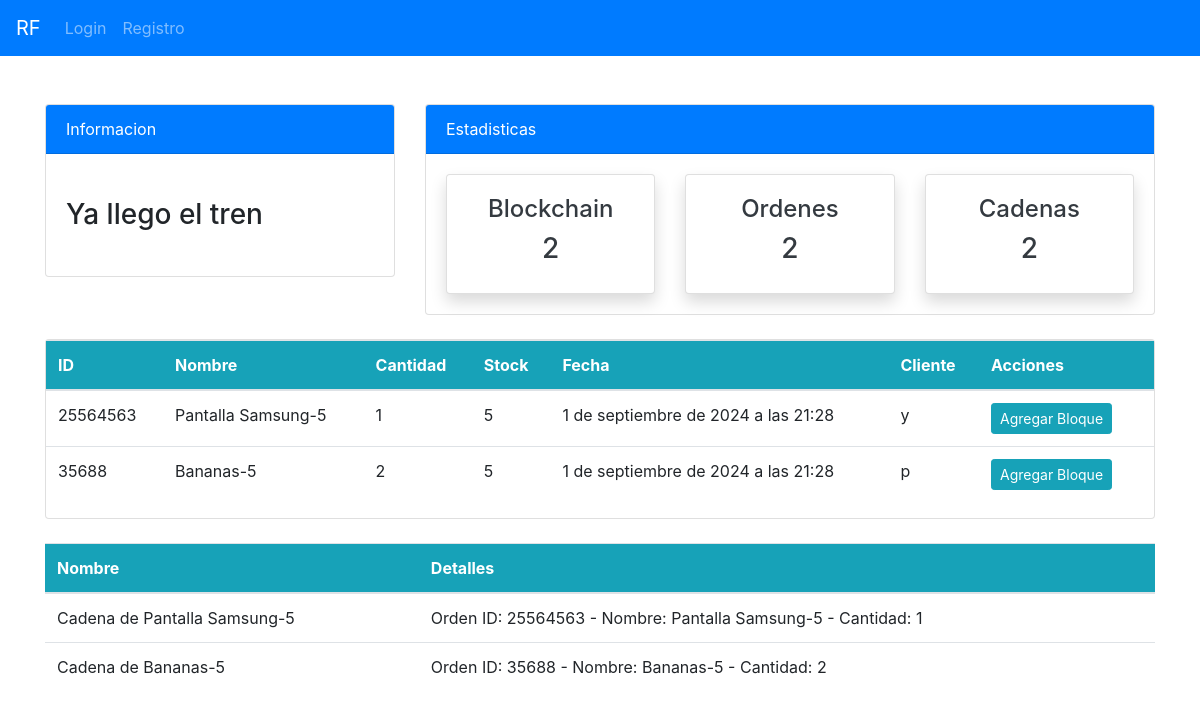
Before: /blockchain/bloques/ with the older database file.
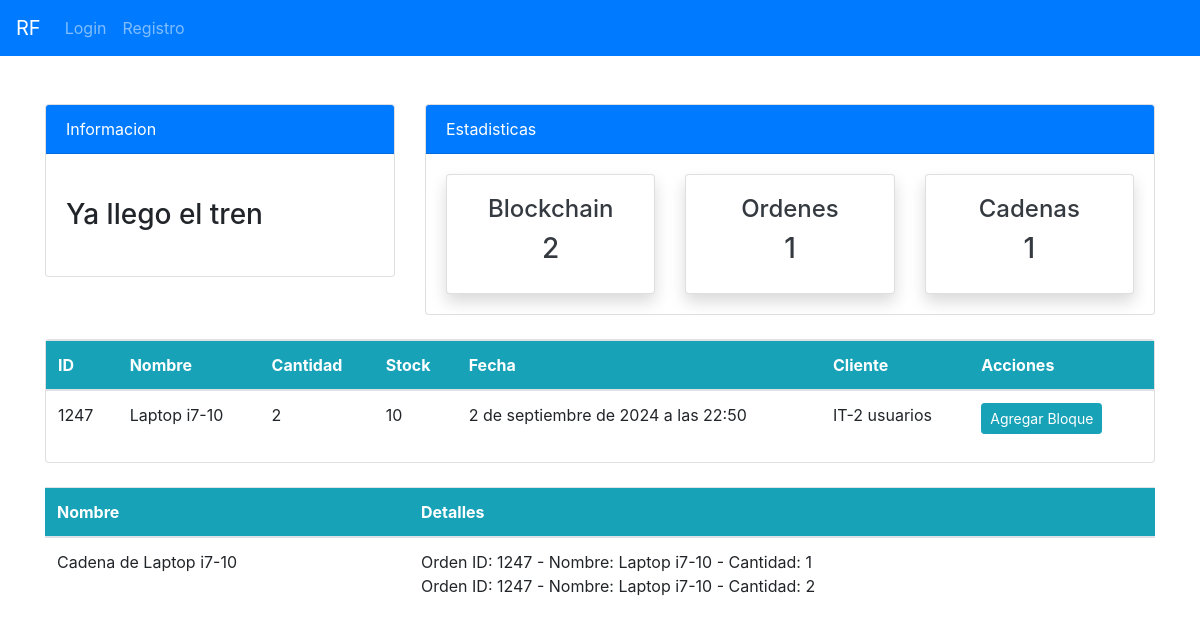
After: the same page with the newer database file.
### blockchain/models.py (models this page shows, shortened)
class Block(models.Model):
    cadena = models.ForeignKey(Cadena, on_delete=models.CASCADE, related_name='bloques', null=True, blank=True)
    orden_id  = models.CharField(max_length=100)
    nombre = models.ForeignKey(Product, on_delete=models.CASCADE)
    cantidad = models.IntegerField()
    stock = models.IntegerField()
    fecha = models.DateTimeField(default=timezone.now)  # Se añade automáticamente la fecha y hora actuales
    cliente = models.CharField(max_length=255) #se añade cliente que pide orden
    hash = models.CharField(max_length=64)
    prev_hash = models.CharField(max_length=64)
    timestamp = models.DateTimeField(auto_now_add=True)
    completado = models.BooleanField(default=False)

class Cadena(models.Model):
    nombre = models.CharField(max_length=255)
    descripcion = models.TextField(blank=True, null=True)

### api/models.py (models this page shows)
class Product(models.Model):
    name = models.CharField(max_length=100, null=True)
    quantity = models.PositiveIntegerField(null=True)
    category = models.CharField(max_length=50, choices=CATEGORY, null=True)
    def __str__(self):
        return f'{self.name}-{self.quantity}'

### blockchain/views.py (the view, shortened to what this page needs)
# urls.py: path('bloques/', views.lista_bloques, name='blockchain-bloques'),
def lista_bloques(request):
    block_count = Block.objects.all().count()
    cadena_count = Cadena.objects.all().count()
    blocks = Block.objects.filter(completado=False) #muestra bloques que no están completados
    cadenas = Cadena.objects.all()  # Obtén todas las cadenas
    context = {
        'blocks': blocks,
        'cadenas': cadenas,
        'block_count':block_count,
        'cadena_count':cadena_count,
    }
    return render(request, 'blockchain/bloques.html', context)

### templates/blockchain/bloques.html (shortened to what this page needs)
{% extends 'partials/base.html' %}
{% block content %}
{% include 'blockchain/top_nav_block.html' %}
<div class="container mt-4">
    <div class="card">
<div class="block-container">
    {% if blocks %}
    <table class="table bg-white">
        <thead class="bg-info text-white">
            <tr>
                <th>ID</th>
                <th>Nombre</th>
                <th>Cantidad</th>
                <th>Stock</th>
                <th>Fecha</th>
                <th>Cliente</th>
                <th>Acciones</th>
            </tr>
        </thead>
        <tbody>
            {% for block in blocks %}
                <tr>
                    <td>{{ block.orden_id }}</td>
                    <td>{{ block.nombre }}</td>
                    <td>{{ block.cantidad }}</td>
                    <td>{{ block.stock }}</td>
                    <td>{{ block.fecha }}</td>
                    <td>{{ block.cliente }}</td>
                    <td>
                        <a class="btn btn-info btn-sm mr-2"
                            href="{% url 'blockchain-cadena' block.orden_id %}">Agregar Bloque</a>
                    </td>
                </tr>
            {% endfor %}
        </tbody>
    </table>
{% else %}
    <p>No se encontraron bloques.</p>
{% endif %}
</div>
</div>
<br>
<div class="block-container">
    <table class="table bg-white">
        <thead class="bg-info text-white">
            <tr>
                <th>Nombre</th>
                <th>Detalles</th>
            </tr>
        </thead>
        <tbody>
            {% for cadena in cadenas %}
            <tr>
                <td>{{ cadena.nombre }}</td>
                <td>
                    {% for block in cadena.bloques.all %}
                        <div>Orden ID: {{ block.orden_id }} - Nombre: {{ block.nombre }} - Cantidad: {{ block.cantidad }}</div>
                    {% endfor %}
                </td>
            </tr>
            {% endfor %}
        </tbody>
    </table>
</div>
{% endblock %}

Changed rows visible on the page:
removed Block: orden_id "25564563", nombre "Pantalla Samsung-5", cantidad "1", stock "5", fecha "1 de septiembre de 2024 a las 21:28", cliente "y"
removed Block: orden_id "35688", nombre "Bananas-5", cantidad "2", stock "5", fecha "1 de septiembre de 2024 a las 21:28", cliente "p"
removed Cadena: nombre "Cadena de Pantalla Samsung-5"
removed Cadena: nombre "Cadena de Bananas-5"
added Block: orden_id "1247", nombre "Laptop i7-10", cantidad "2", stock "10", fecha "2 de septiembre de 2024 a las 22:50", cliente "IT-2 usuarios"
added Cadena: nombre "Cadena de Laptop i7-10"
added Block: orden_id "1247", nombre "Laptop i7-10", cantidad "1", shown under "Cadena de Laptop i7-10"
Other visible differences:
{{ cadena_count }}: "2" → "1"
